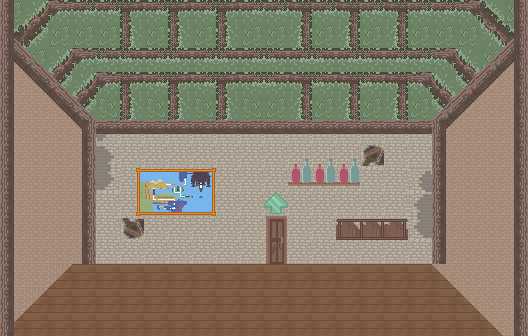

This game map was drawn from its Tiled (.tmx) file and the tilesets committed beside it. A one-line description and the trimmed map source follow:
An orthogonal 22x14 tile map with 24x24 px tiles, 3 tile layers (background, foreground, accents) and 10 objects (4x sprite, 2x throwable, bed, dresser, door).

<map version="1.0" orientation="orthogonal" width="22" height="14" tilewidth="24" tileheight="24">
 <properties>
  <property name="jumping" value="false" />
  <property name="soundtrack" value="tavern" />
 </properties>
 <tileset firstgid="1" name="inside" tilewidth="24" tileheight="24">
  <image source="../images/tilesets/inside.png" width="288" height="288" />
 </tileset>
 <layer name="background" width="22" height="14">
  <data>[308 cells, 308 non-empty, 12 distinct tile ids]</data>
 </layer>
 <layer name="foreground" width="22" height="14">
  <data>[308 cells, 67 non-empty, 17 distinct tile ids]</data>
 </layer>
 <layer name="accents" width="22" height="14">
  <data>[308 cells, 37 non-empty, 7 distinct tile ids]</data>
 </layer>
 <objectgroup color="#ff0000" name="floorspace" width="0" height="0">
  <object x="72" y="264">
   <properties>
    <property name="primary" value="true" />
   </properties>
   <polygon points="0,0 360,0 432,72 -72,72" />
  </object>
  <object name="bed" x="405" y="317">
   <properties>
    <property name="height" value="27" />
   </properties>
   <polygon points="-21,-4 81,-4 101,15 -5,15" />
  </object>
  <object name="dresser" x="403" y="264">
   <properties>
    <property name="height" value="36" />
   </properties>
   <polygon points="-21,-4 50,-4 55,10 -12,9" />
  </object>
 </objectgroup>
 <objectgroup name="nodes" width="0" height="0">
  <object name="main" type="door" x="264" y="216" width="24" height="50">
   <properties>
    <property name="level" value="town" />
    <property name="to" value="upstairs" />
   </properties>
  </object>
  <object type="sprite" x="384" y="285" width="120" height="48">
   <properties>
    <property name="depth" value="18" />
    <property name="height" value="47" />
    <property name="sheet" value="images/sprites/town/bed.png" />
    <property name="width" value="95" />
   </properties>
  </object>
  <object type="sprite" x="480" y="261" width="24" height="48">
   <properties>
    <property name="height" value="48" />
    <property name="sheet" value="images/sprites/town/bed_headboard.png" />
    <property name="width" value="24" />
   </properties>
  </object>
  <object type="sprite" x="380" y="228" width="72" height="48">
   <properties>
    <property name="depth" value="18" />
    <property name="flip" value="true" />
    <property name="height" value="44" />
    <property name="sheet" value="images/sprites/town/dresser.png" />
    <property name="width" value="72" />
   </properties>
  </object>
  <object type="sprite" x="14" y="226" width="120" height="72">
   <properties>
    <property name="height" value="72" />
    <property name="sheet" value="images/sprites/town/hay_left.png" />
    <property name="width" value="120" />
   </properties>
  </object>
  <object name="pot" type="throwable" x="192" y="264" width="24" height="24" />
  <object name="pot" type="throwable" x="204" y="276" width="24" height="24" />
 </objectgroup>
</map>
